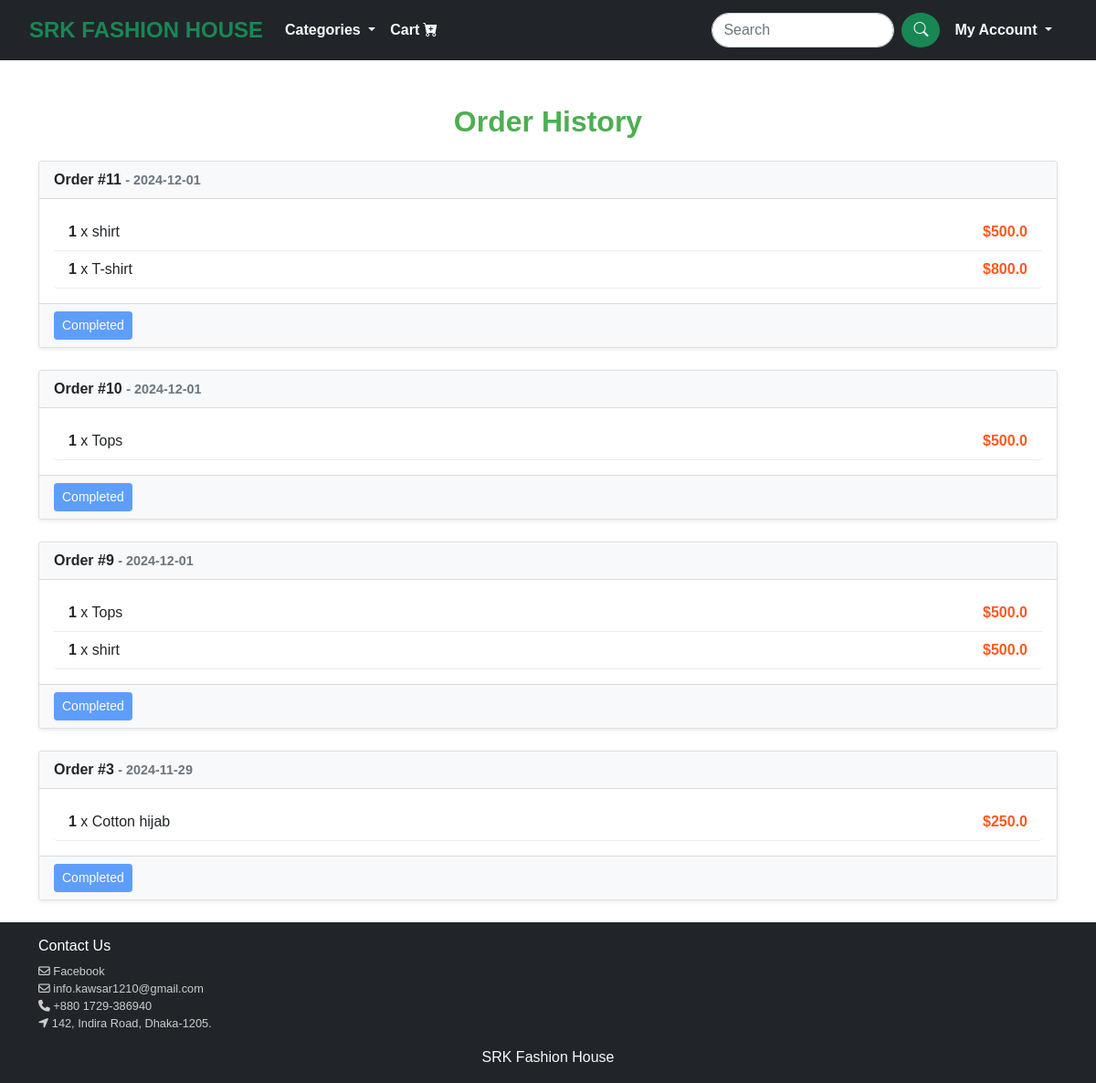
The app's page /products/order-history/ (signed in) with its own data.
### products/models.py (models this page shows, shortened)
class Order(models.Model):
    user = models.ForeignKey(User, on_delete=models.CASCADE, related_name="product_orders")  # Unique related_name
    product_name = models.CharField(max_length=100)
    quantity = models.IntegerField()
    created_at = models.DateTimeField(auto_now_add=True)

class OrderItem(models.Model):
    order = models.ForeignKey(Order, on_delete=models.CASCADE, related_name='items')
    product = models.ForeignKey(Product, on_delete=models.CASCADE)
    quantity = models.PositiveIntegerField()

class Product(models.Model):
    name = models.CharField(max_length=100)
    price = models.FloatField()
    image = models.ImageField(upload_to='products', null=True, blank=True)
    description = models.TextField()
    CATEGORY_CHOICES = [
        ('men', 'Men'),
        ('women', 'Women'),
        ('children', 'Children'),
    ]
    category = models.CharField(
        max_length=100,
        choices=CATEGORY_CHOICES,
        default='women',
    )

### products/views.py (the view)
# urls.py: path('order-history/', views.order_history, name='order_history'),
def order_history(request):
    orders = Order.objects.filter(user=request.user).order_by('-created_at')
    return render(request, 'order_history.html', {'orders': orders})

### templates/order_history.html
{% extends 'base.html' %}
{% block content %}
<div class="container mt-5">
    <h2 class="text-center mb-4" style="font-weight: bold; color: #4CAF50;">Order History</h2>
    {% if orders %}
    {% for order in orders %}
    <div class="card mb-4 shadow-sm">
        <div class="card-header" style="background-color: #f8f9fa; font-weight: bold;">
            Order #{{ order.id }}
            <span class="text-muted" style="font-size: 0.9em;">- {{ order.created_at|date:"Y-m-d" }}</span>
        </div>
        <div class="card-body">
            <ul class="list-group">
                {% for item in order.items.all %}
                <li class="list-group-item d-flex justify-content-between align-items-center"
                    style="border: none; border-bottom: 1px solid #e9ecef;">
                    <span>
                        <strong>{{ item.quantity }}</strong> x {{ item.product.name }}
                    </span>
                    <span style="font-weight: bold; color: #ff5722;">
                        ${{ item.product.price }}
                    </span>
                </li>
                {% endfor %}
            </ul>
        </div>
        <div class="card-footer text-right" style="background-color: #f8f9fa;">
            <button class="btn btn-sm btn-primary" disabled style="cursor: not-allowed;">Completed</button>
        </div>
    </div>
    {% endfor %}
    {% else %}
    <div class="alert alert-info text-center mt-4">
        You have no orders yet. Start shopping now!
    </div>
    {% endif %}
</div>
{% endblock %}

### static/css/style.css (style rules this page uses)
body { min-height: 100vh; font-family: 'Lucida Sans', 'Lucida Sans Regular', 'Lucida Grande', 'Lucida Sans Unicode', Geneva, Verdana, sans-serif; }

### records on screen
Order: id "11", created_at "2024-12-01"
OrderItem: quantity "1", product.name "shirt", product.price "500.0"
OrderItem: quantity "1", product.name "T-shirt", product.price "800.0"
Order: id "10", created_at "2024-12-01"
OrderItem: quantity "1", product.name "Tops", product.price "500.0"
Order: id "9", created_at "2024-12-01"
OrderItem: quantity "1", product.name "Tops", product.price "500.0"
OrderItem: quantity "1", product.name "shirt", product.price "500.0"
Order: id "3", created_at "2024-11-29"
OrderItem: quantity "1", product.name "Cotton hijab", product.price "250.0"
